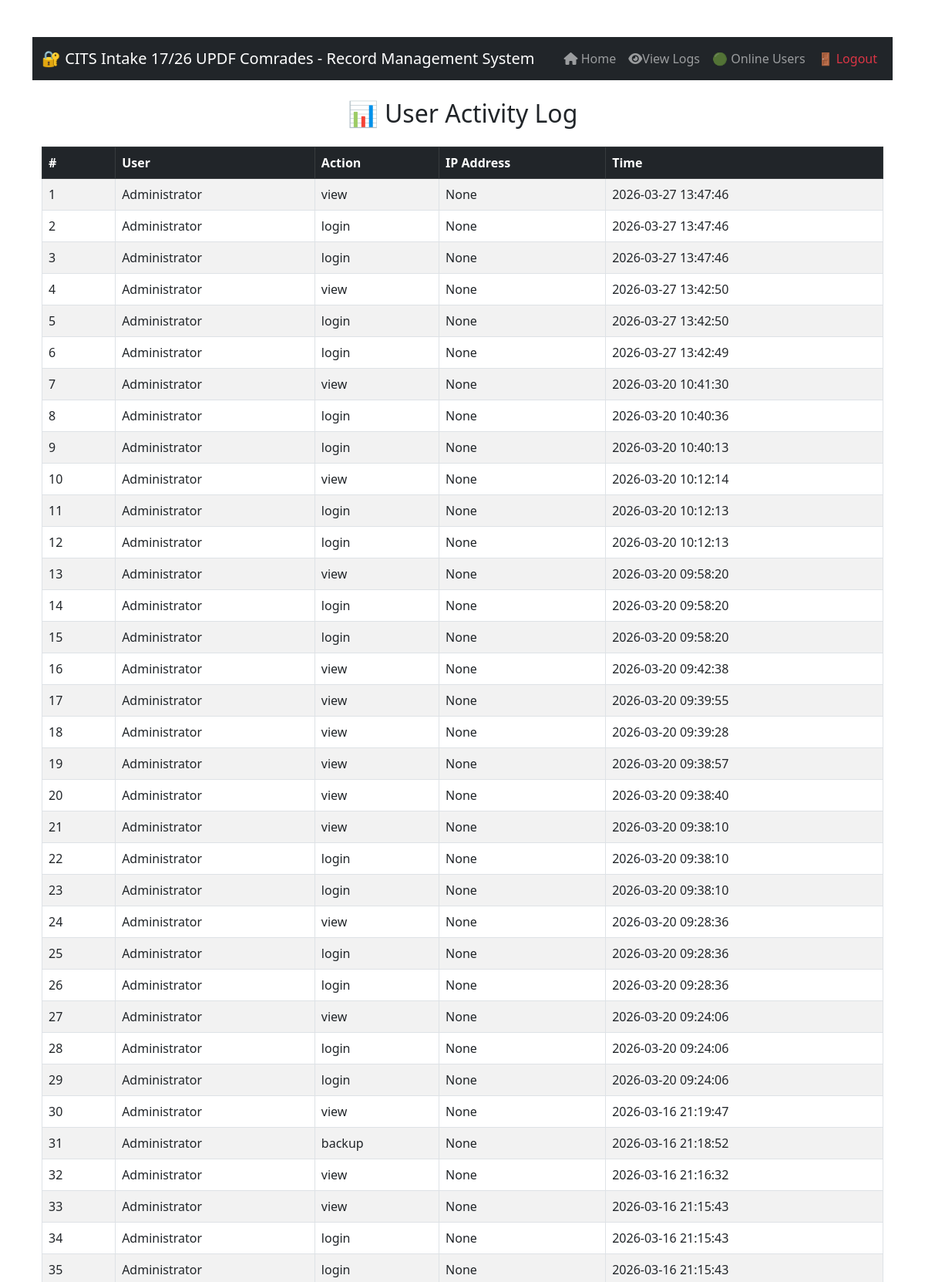
/activity-log/ (signed in, upper part), run on the app's committed database.
### DBMS/models.py (models this page shows, shortened)
class UserActivity(models.Model):
    ACTION_CHOICES = [
        ('create', 'Create'),
        ('update', 'Update'),
        ('delete', 'Delete'),
        ('login', 'Login'),
        ('logout', 'Logout'),
        ('other', 'Other'),
    ]
    user = models.ForeignKey(User, on_delete=models.CASCADE)
    action = models.CharField(max_length=10, choices=ACTION_CHOICES)
    model_name = models.CharField(max_length=100)
    object_id = models.CharField(max_length=100, blank=True, null=True)
    description = models.TextField()
    timestamp = models.DateTimeField(auto_now_add=True)
    path = models.CharField(max_length=255, blank=True, null=True)
    method = models.CharField(max_length=10, blank=True, null=True)
    ip_address = models.GenericIPAddressField(blank=True, null=True)

### DBMS/views.py (the view)
# urls.py: path('activity-log/', views.activity_log_view, name='activity_log'),
@staff_member_required
def activity_log_view(request):
    activities = UserActivity.objects.all().order_by('-timestamp')
    return render(request, 'activity_log.html', {'activities': activities})

### DBMS/templates/activity_log.html (shortened to what this page needs)
{% extends "base.html" %}
{% block content %}
<!DOCTYPE html>
<html>
<head>
  <link href="https://cdn.jsdelivr.net/npm/bootstrap@5.3.0/dist/css/bootstrap.min.css" rel="stylesheet" />
</head>
<body class="container py-5">
  <h2 class="text-center mb-4">📊 User Activity Log</h2>
  {% if activities %}
  <div class="table-responsive">
    <table class="table table-bordered table-striped">
      <thead class="table-dark">
        <tr>
          <th>#</th>
          <th>User</th>
          <th>Action</th>
          <th>IP Address</th>
          <th>Time</th>
        </tr>
      </thead>
      <tbody>
        {% for activity in activities %}
        <tr>
          <td>{{ forloop.counter }}</td>
          <td>{{ activity.user.username }}</td>
          <td>{{ activity.action }}</td>
          <td>{{ activity.ip_address }}</td>
          <td>{{ activity.timestamp|date:"Y-m-d H:i:s" }}</td>
        </tr>
        {% endfor %}
      </tbody>
    </table>
  </div>
  {% else %}
    <p class="text-muted">No user activities found.</p>
  {% endif %}
</body>
</html>
{% endblock %}

### data on the page
UserActivity: user.username "Administrator", action "view", ip_address "None", timestamp "2026-03-27 13:47:46"
UserActivity: user.username "Administrator", action "login", ip_address "None", timestamp "2026-03-27 13:47:46"
UserActivity: user.username "Administrator", action "login", ip_address "None", timestamp "2026-03-27 13:47:46"
UserActivity: user.username "Administrator", action "view", ip_address "None", timestamp "2026-03-27 13:42:50"
UserActivity: user.username "Administrator", action "login", ip_address "None", timestamp "2026-03-27 13:42:50"
UserActivity: user.username "Administrator", action "login", ip_address "None", timestamp "2026-03-27 13:42:49"
UserActivity: user.username "Administrator", action "view", ip_address "None", timestamp "2026-03-20 10:41:30"
UserActivity: user.username "Administrator", action "login", ip_address "None", timestamp "2026-03-20 10:40:36"
UserActivity: user.username "Administrator", action "login", ip_address "None", timestamp "2026-03-20 10:40:13"
UserActivity: user.username "Administrator", action "view", ip_address "None", timestamp "2026-03-20 10:12:14"
UserActivity: user.username "Administrator", action "login", ip_address "None", timestamp "2026-03-20 10:12:13"
UserActivity: user.username "Administrator", action "login", ip_address "None", timestamp "2026-03-20 10:12:13"
UserActivity: user.username "Administrator", action "view", ip_address "None", timestamp "2026-03-20 09:58:20"
UserActivity: user.username "Administrator", action "login", ip_address "None", timestamp "2026-03-20 09:58:20"
UserActivity: user.username "Administrator", action "login", ip_address "None", timestamp "2026-03-20 09:58:20"
UserActivity: user.username "Administrator", action "view", ip_address "None", timestamp "2026-03-20 09:42:38"
UserActivity: user.username "Administrator", action "view", ip_address "None", timestamp "2026-03-20 09:39:55"
UserActivity: user.username "Administrator", action "view", ip_address "None", timestamp "2026-03-20 09:39:28"
UserActivity: user.username "Administrator", action "view", ip_address "None", timestamp "2026-03-20 09:38:57"
UserActivity: user.username "Administrator", action "view", ip_address "None", timestamp "2026-03-20 09:38:40"
UserActivity: user.username "Administrator", action "view", ip_address "None", timestamp "2026-03-20 09:38:10"
UserActivity: user.username "Administrator", action "login", ip_address "None", timestamp "2026-03-20 09:38:10"
UserActivity: user.username "Administrator", action "login", ip_address "None", timestamp "2026-03-20 09:38:10"
UserActivity: user.username "Administrator", action "view", ip_address "None", timestamp "2026-03-20 09:28:36"
UserActivity: user.username "Administrator", action "login", ip_address "None", timestamp "2026-03-20 09:28:36"
UserActivity: user.username "Administrator", action "login", ip_address "None", timestamp "2026-03-20 09:28:36"
UserActivity: user.username "Administrator", action "view", ip_address "None", timestamp "2026-03-20 09:24:06"
UserActivity: user.username "Administrator", action "login", ip_address "None", timestamp "2026-03-20 09:24:06"
UserActivity: user.username "Administrator", action "login", ip_address "None", timestamp "2026-03-20 09:24:06"
UserActivity: user.username "Administrator", action "view", ip_address "None", timestamp "2026-03-16 21:19:47"
UserActivity: user.username "Administrator", action "backup", ip_address "None", timestamp "2026-03-16 21:18:52"
UserActivity: user.username "Administrator", action "view", ip_address "None", timestamp "2026-03-16 21:16:32"
UserActivity: user.username "Administrator", action "view", ip_address "None", timestamp "2026-03-16 21:15:43"
UserActivity: user.username "Administrator", action "login", ip_address "None", timestamp "2026-03-16 21:15:43"
UserActivity: user.username "Administrator", action "login", ip_address "None", timestamp "2026-03-16 21:15:43"
